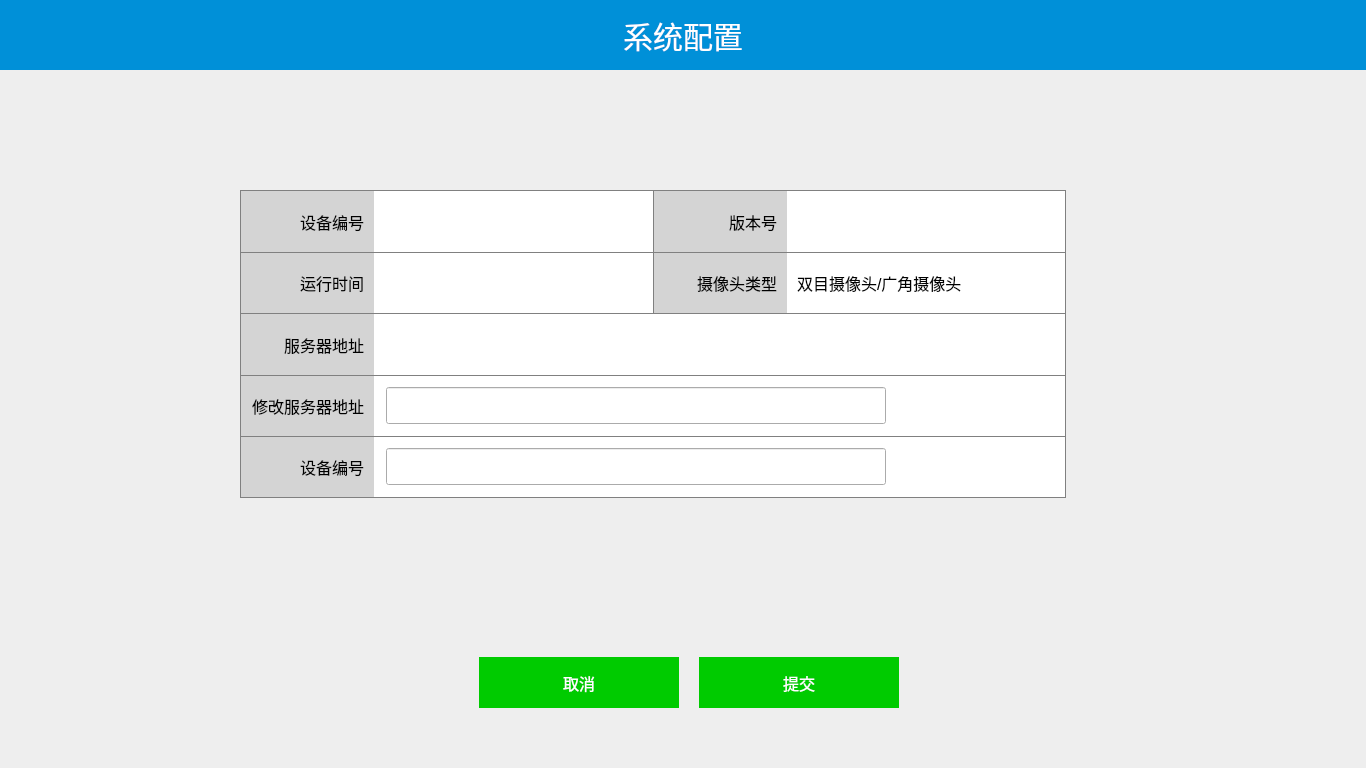
<?xml version="1.0" encoding="UTF-8"?>
<ui version="4.0">
 <class>SystemSettingsDlg</class>
 <widget class="QDialog" name="SystemSettingsDlg">
  <property name="geometry">
   <rect>
    <x>0</x>
    <y>0</y>
    <width>1366</width>
    <height>768</height>
   </rect>
  </property>
  <property name="windowTitle">
   <string>SystemSettingsDlg</string>
  </property>
  <property name="styleSheet">
   <string notr="true">#wgt_title{
    background-color: rgb(0, 144, 216);
}
#wgt_main{
	background-color: #eeeeee;
}</string>
  </property>
  <layout class="QVBoxLayout" name="verticalLayout">
   <property name="spacing">
    <number>0</number>
   </property>
   <property name="leftMargin">
    <number>0</number>
   </property>
   <property name="topMargin">
    <number>0</number>
   </property>
   <property name="rightMargin">
    <number>0</number>
   </property>
   <property name="bottomMargin">
    <number>0</number>
   </property>
   <item>
    <widget class="QWidget" name="wgt_title" native="true">
     <property name="minimumSize">
      <size>
       <width>0</width>
       <height>70</height>
      </size>
     </property>
     <property name="maximumSize">
      <size>
       <width>16777215</width>
       <height>70</height>
      </size>
     </property>
     <property name="styleSheet">
      <string notr="true">#lbl_title{
font-family:&quot;微软雅黑&quot;;
font-size:30px;
color:white;
}</string>
     </property>
     <layout class="QHBoxLayout" name="horizontalLayout">
      <property name="topMargin">
       <number>0</number>
      </property>
      <property name="bottomMargin">
       <number>0</number>
      </property>
      <item>
       <widget class="QLabel" name="lbl_title">
        <property name="text">
         <string>系统配置</string>
        </property>
        <property name="alignment">
         <set>Qt::AlignCenter</set>
        </property>
       </widget>
      </item>
     </layout>
    </widget>
   </item>
   <item>
    <widget class="QWidget" name="wgt_main" native="true">
     <property name="styleSheet">
      <string notr="true">QLabel,QLineEdit,QPushButton{
font-family:&quot;微软雅黑&quot;;
font-size:16px;
}
#wgt1,#wgt2,#wgt3,#wgt4,#wgt5,#wgt6,#wgt7{
border:1px solid gray;
background:#ffffff;
}
#wgt1,#wgt2,#wgt3,#wgt4,#wgt5,#wgt6{
border-bottom:none;
}
#wgt1,#wgt3{
border-right:none;
}
#btn_cancel,#btn_commit{
color:#ffffff;
background:#00cb00;
border:none;
}</string>
     </property>
     <layout class="QGridLayout" name="gridLayout_2">
      <property name="topMargin">
       <number>120</number>
      </property>
      <property name="rightMargin">
       <number>1</number>
      </property>
      <property name="bottomMargin">
       <number>60</number>
      </property>
      <item row="0" column="1" rowspan="2" colspan="2">
       <layout class="QVBoxLayout" name="verticalLayout_3">
        <property name="spacing">
         <number>6</number>
        </property>
        <item>
         <layout class="QHBoxLayout" name="horizontalLayout_10">
          <property name="spacing">
           <number>20</number>
          </property>
          <item>
           <layout class="QGridLayout" name="gridLayout">
            <property name="spacing">
             <number>0</number>
            </property>
            <item row="0" column="0">
             <widget class="QWidget" name="wgt1" native="true">
              <property name="minimumSize">
               <size>
                <width>0</width>
                <height>51</height>
               </size>
              </property>
              <property name="styleSheet">
               <string notr="true">#lbl_dev{
background-color: #d4d4d4;
padding-right:6px;
border:1px solid gray;
border-right:none;
border-bottom:none;
}
#lbl_devNo{
padding-left:6px;
}</string>
              </property>
              <layout class="QHBoxLayout" name="horizontalLayout_2" stretch="1,2">
               <property name="spacing">
                <number>0</number>
               </property>
               <property name="leftMargin">
                <number>0</number>
               </property>
               <property name="topMargin">
                <number>0</number>
               </property>
               <property name="bottomMargin">
                <number>0</number>
               </property>
               <item>
                <widget class="QLabel" name="lbl_dev">
                 <property name="minimumSize">
                  <size>
                   <width>134</width>
                   <height>0</height>
                  </size>
                 </property>
                 <property name="text">
                  <string>设备编号</string>
                 </property>
                 <property name="alignment">
                  <set>Qt::AlignRight|Qt::AlignTrailing|Qt::AlignVCenter</set>
                 </property>
                </widget>
               </item>
               <item>
                <widget class="QLabel" name="lbl_devNo">
                 <property name="minimumSize">
                  <size>
                   <width>268</width>
                   <height>0</height>
                  </size>
                 </property>
                 <property name="text">
                  <string/>
                 </property>
                </widget>
               </item>
              </layout>
             </widget>
            </item>
            <item row="0" column="1">
             <widget class="QWidget" name="wgt2" native="true">
              <property name="minimumSize">
               <size>
                <width>0</width>
                <height>51</height>
               </size>
              </property>
              <property name="styleSheet">
               <string notr="true">#lbl_ver{
background-color: #d4d4d4;
padding-right:6px;
border:1px solid gray;
border-right:none;
border-bottom:none;
}
#lbl_verNo{
padding-left:6px;
}</string>
              </property>
              <layout class="QHBoxLayout" name="horizontalLayout_3" stretch="1,2">
               <property name="spacing">
                <number>0</number>
               </property>
               <property name="leftMargin">
                <number>0</number>
               </property>
               <property name="topMargin">
                <number>0</number>
               </property>
               <property name="bottomMargin">
                <number>0</number>
               </property>
               <item>
                <widget class="QLabel" name="lbl_ver">
                 <property name="minimumSize">
                  <size>
                   <width>134</width>
                   <height>0</height>
                  </size>
                 </property>
                 <property name="text">
                  <string>版本号</string>
                 </property>
                 <property name="alignment">
                  <set>Qt::AlignRight|Qt::AlignTrailing|Qt::AlignVCenter</set>
                 </property>
                </widget>
               </item>
               <item>
                <widget class="QLabel" name="lbl_verNo">
                 <property name="minimumSize">
                  <size>
                   <width>268</width>
                   <height>0</height>
                  </size>
                 </property>
                 <property name="text">
                  <string/>
                 </property>
                </widget>
               </item>
              </layout>
             </widget>
            </item>
            <item row="1" column="0">
             <widget class="QWidget" name="wgt3" native="true">
              <property name="minimumSize">
               <size>
                <width>0</width>
                <height>51</height>
               </size>
              </property>
              <property name="styleSheet">
               <string notr="true">#lbl_time{
background-color: #d4d4d4;
padding-right:6px;
border:1px solid gray;
border-right:none;
border-bottom:none;
}
#lbl_timeNo{
padding-left:6px;
}</string>
              </property>
              <layout class="QHBoxLayout" name="horizontalLayout_4" stretch="1,2">
               <property name="spacing">
                <number>0</number>
               </property>
               <property name="leftMargin">
                <number>0</number>
               </property>
               <property name="topMargin">
                <number>0</number>
               </property>
               <property name="bottomMargin">
                <number>0</number>
               </property>
               <item>
                <widget class="QLabel" name="lbl_time">
                 <property name="text">
                  <string>运行时间</string>
                 </property>
                 <property name="alignment">
                  <set>Qt::AlignRight|Qt::AlignTrailing|Qt::AlignVCenter</set>
                 </property>
                </widget>
               </item>
               <item>
                <widget class="QLabel" name="lbl_timeNo">
                 <property name="text">
                  <string/>
                 </property>
                </widget>
               </item>
              </layout>
             </widget>
            </item>
            <item row="1" column="1">
             <widget class="QWidget" name="wgt4" native="true">
              <property name="minimumSize">
               <size>
                <width>0</width>
                <height>51</height>
               </size>
              </property>
              <property name="styleSheet">
               <string notr="true">#lbl_type{
background-color: #d4d4d4;
padding-right:6px;
border:1px solid gray;
border-right:none;
border-bottom:none;
}
#lbl_typeNo{
padding-left:6px;
}</string>
              </property>
              <layout class="QHBoxLayout" name="horizontalLayout_5" stretch="1,2">
               <property name="spacing">
                <number>0</number>
               </property>
               <property name="leftMargin">
                <number>0</number>
               </property>
               <property name="topMargin">
                <number>0</number>
               </property>
               <property name="bottomMargin">
                <number>0</number>
               </property>
               <item>
                <widget class="QLabel" name="lbl_type">
                 <property name="minimumSize">
                  <size>
                   <width>134</width>
                   <height>0</height>
                  </size>
                 </property>
                 <property name="text">
                  <string>摄像头类型</string>
                 </property>
                 <property name="alignment">
                  <set>Qt::AlignRight|Qt::AlignTrailing|Qt::AlignVCenter</set>
                 </property>
                </widget>
               </item>
               <item>
                <widget class="QLabel" name="lbl_typeNo">
                 <property name="text">
                  <string>双目摄像头/广角摄像头</string>
                 </property>
                </widget>
               </item>
              </layout>
             </widget>
            </item>
            <item row="2" column="0" colspan="2">
             <widget class="QWidget" name="wgt5" native="true">
              <property name="minimumSize">
               <size>
                <width>0</width>
                <height>51</height>
               </size>
              </property>
              <property name="styleSheet">
               <string notr="true">#lbl_ser1{
background-color: #d4d4d4;
padding-right:6px;
border:1px solid gray;
border-right:none;
border-bottom:none;
}
#lineEdit_ser1{
padding-left:6px;
}</string>
              </property>
              <layout class="QHBoxLayout" name="horizontalLayout_6" stretch="1,0,0">
               <property name="spacing">
                <number>12</number>
               </property>
               <property name="leftMargin">
                <number>0</number>
               </property>
               <property name="topMargin">
                <number>0</number>
               </property>
               <property name="rightMargin">
                <number>12</number>
               </property>
               <property name="bottomMargin">
                <number>0</number>
               </property>
               <item>
                <widget class="QLabel" name="lbl_ser1">
                 <property name="minimumSize">
                  <size>
                   <width>134</width>
                   <height>0</height>
                  </size>
                 </property>
                 <property name="maximumSize">
                  <size>
                   <width>134</width>
                   <height>16777215</height>
                  </size>
                 </property>
                 <property name="text">
                  <string>服务器地址</string>
                 </property>
                 <property name="alignment">
                  <set>Qt::AlignRight|Qt::AlignTrailing|Qt::AlignVCenter</set>
                 </property>
                </widget>
               </item>
               <item>
                <widget class="QLabel" name="lbl_ser">
                 <property name="minimumSize">
                  <size>
                   <width>500</width>
                   <height>37</height>
                  </size>
                 </property>
                 <property name="maximumSize">
                  <size>
                   <width>500</width>
                   <height>16777215</height>
                  </size>
                 </property>
                 <property name="text">
                  <string/>
                 </property>
                </widget>
               </item>
               <item>
                <spacer name="horizontalSpacer">
                 <property name="orientation">
                  <enum>Qt::Horizontal</enum>
                 </property>
                 <property name="sizeHint" stdset="0">
                  <size>
                   <width>40</width>
                   <height>20</height>
                  </size>
                 </property>
                </spacer>
               </item>
              </layout>
             </widget>
            </item>
            <item row="3" column="0" colspan="2">
             <widget class="QWidget" name="wgt6" native="true">
              <property name="minimumSize">
               <size>
                <width>0</width>
                <height>51</height>
               </size>
              </property>
              <property name="styleSheet">
               <string notr="true">#lbl_ser2{
background-color: #d4d4d4;
padding-right:6px;
border:1px solid gray;
border-right:none;
border-bottom:none;
}
#lineEdit_ser2{
padding-left:6px;
}</string>
              </property>
              <layout class="QHBoxLayout" name="horizontalLayout_7" stretch="1,5,0">
               <property name="spacing">
                <number>12</number>
               </property>
               <property name="leftMargin">
                <number>0</number>
               </property>
               <property name="topMargin">
                <number>0</number>
               </property>
               <property name="rightMargin">
                <number>12</number>
               </property>
               <property name="bottomMargin">
                <number>0</number>
               </property>
               <item>
                <widget class="QLabel" name="lbl_ser2">
                 <property name="minimumSize">
                  <size>
                   <width>134</width>
                   <height>0</height>
                  </size>
                 </property>
                 <property name="maximumSize">
                  <size>
                   <width>134</width>
                   <height>16777215</height>
                  </size>
                 </property>
                 <property name="text">
                  <string>修改服务器地址</string>
                 </property>
                 <property name="alignment">
                  <set>Qt::AlignRight|Qt::AlignTrailing|Qt::AlignVCenter</set>
                 </property>
                </widget>
               </item>
               <item>
                <widget class="QLineEdit" name="lineEdit_ser">
                 <property name="minimumSize">
                  <size>
                   <width>0</width>
                   <height>37</height>
                  </size>
                 </property>
                 <property name="maximumSize">
                  <size>
                   <width>500</width>
                   <height>16777215</height>
                  </size>
                 </property>
                </widget>
               </item>
               <item>
                <spacer name="horizontalSpacer_2">
                 <property name="orientation">
                  <enum>Qt::Horizontal</enum>
                 </property>
                 <property name="sizeHint" stdset="0">
                  <size>
                   <width>40</width>
                   <height>20</height>
                  </size>
                 </property>
                </spacer>
               </item>
              </layout>
             </widget>
            </item>
            <item row="4" column="0" colspan="2">
             <widget class="QWidget" name="wgt7" native="true">
              <property name="minimumSize">
               <size>
                <width>0</width>
                <height>51</height>
               </size>
              </property>
              <property name="styleSheet">
               <string notr="true">#lbl_devIn{
background-color: #d4d4d4;
padding-right:6px;
border:1px solid gray;
border-right:none;
}
#lineEdit_devIn{
padding-left:6px;
}</string>
              </property>
              <layout class="QHBoxLayout" name="horizontalLayout_8" stretch="1,5,0">
               <property name="spacing">
                <number>12</number>
               </property>
               <property name="leftMargin">
                <number>0</number>
               </property>
               <property name="topMargin">
                <number>0</number>
               </property>
               <property name="rightMargin">
                <number>12</number>
               </property>
               <property name="bottomMargin">
                <number>0</number>
               </property>
               <item>
                <widget class="QLabel" name="lbl_devIn">
                 <property name="minimumSize">
                  <size>
                   <width>134</width>
                   <height>0</height>
                  </size>
                 </property>
                 <property name="maximumSize">
                  <size>
                   <width>134</width>
                   <height>16777215</height>
                  </size>
                 </property>
                 <property name="text">
                  <string>设备编号</string>
                 </property>
                 <property name="alignment">
                  <set>Qt::AlignRight|Qt::AlignTrailing|Qt::AlignVCenter</set>
                 </property>
                </widget>
               </item>
               <item>
                <widget class="QLineEdit" name="lineEdit_devIn">
                 <property name="minimumSize">
                  <size>
                   <width>0</width>
                   <height>37</height>
                  </size>
                 </property>
                 <property name="maximumSize">
                  <size>
                   <width>500</width>
                   <height>16777215</height>
                  </size>
                 </property>
                </widget>
               </item>
               <item>
                <spacer name="horizontalSpacer_3">
                 <property name="orientation">
                  <enum>Qt::Horizontal</enum>
                 </property>
                 <property name="sizeHint" stdset="0">
                  <size>
                   <width>40</width>
                   <height>20</height>
                  </size>
                 </property>
                </spacer>
               </item>
              </layout>
             </widget>
            </item>
           </layout>
          </item>
          <item>
           <layout class="QVBoxLayout" name="verticalLayout_2">
            <property name="spacing">
             <number>12</number>
            </property>
            <item>
             <spacer name="verticalSpacer">
              <property name="orientation">
               <enum>Qt::Vertical</enum>
              </property>
              <property name="sizeHint" stdset="0">
               <size>
                <width>20</width>
                <height>40</height>
               </size>
              </property>
             </spacer>
            </item>
            <item>
             <widget class="QPushButton" name="btn_exit">
              <property name="minimumSize">
               <size>
                <width>48</width>
                <height>48</height>
               </size>
              </property>
              <property name="styleSheet">
               <string notr="true"/>
              </property>
              <property name="text">
               <string/>
              </property>
              <property name="flat">
               <bool>true</bool>
              </property>
             </widget>
            </item>
            <item>
             <widget class="QPushButton" name="btn_min">
              <property name="minimumSize">
               <size>
                <width>48</width>
                <height>48</height>
               </size>
              </property>
              <property name="styleSheet">
               <string notr="true"/>
              </property>
              <property name="text">
               <string/>
              </property>
              <property name="flat">
               <bool>true</bool>
              </property>
             </widget>
            </item>
            <item>
             <widget class="QPushButton" name="btn_reboot">
              <property name="minimumSize">
               <size>
                <width>48</width>
                <height>48</height>
               </size>
              </property>
              <property name="styleSheet">
               <string notr="true"/>
              </property>
              <property name="text">
               <string/>
              </property>
              <property name="flat">
               <bool>true</bool>
              </property>
             </widget>
            </item>
            <item>
             <widget class="QPushButton" name="btn_shutdown">
              <property name="minimumSize">
               <size>
                <width>48</width>
                <height>48</height>
               </size>
              </property>
              <property name="styleSheet">
               <string notr="true"/>
              </property>
              <property name="text">
               <string/>
              </property>
              <property name="flat">
               <bool>true</bool>
              </property>
             </widget>
            </item>
            <item>
             <spacer name="verticalSpacer_3">
              <property name="orientation">
               <enum>Qt::Vertical</enum>
              </property>
              <property name="sizeHint" stdset="0">
               <size>
                <width>20</width>
                <height>40</height>
               </size>
              </property>
             </spacer>
            </item>
           </layout>
          </item>
         </layout>
        </item>
        <item>
         <spacer name="verticalSpacer_2">
          <property name="orientation">
           <enum>Qt::Vertical</enum>
          </property>
          <property name="sizeHint" stdset="0">
           <size>
            <width>20</width>
            <height>40</height>
           </size>
          </property>
         </spacer>
        </item>
        <item>
         <layout class="QHBoxLayout" name="horizontalLayout_9">
          <property name="spacing">
           <number>20</number>
          </property>
          <item>
           <spacer name="horizontalSpacer_4">
            <property name="orientation">
             <enum>Qt::Horizontal</enum>
            </property>
            <property name="sizeHint" stdset="0">
             <size>
              <width>40</width>
              <height>20</height>
             </size>
            </property>
           </spacer>
          </item>
          <item>
           <widget class="QPushButton" name="btn_cancel">
            <property name="minimumSize">
             <size>
              <width>200</width>
              <height>51</height>
             </size>
            </property>
            <property name="text">
             <string>取消</string>
            </property>
           </widget>
          </item>
          <item>
           <widget class="QPushButton" name="btn_commit">
            <property name="minimumSize">
             <size>
              <width>200</width>
              <height>51</height>
             </size>
            </property>
            <property name="text">
             <string>提交</string>
            </property>
           </widget>
          </item>
          <item>
           <spacer name="horizontalSpacer_5">
            <property name="orientation">
             <enum>Qt::Horizontal</enum>
            </property>
            <property name="sizeHint" stdset="0">
             <size>
              <width>40</width>
              <height>20</height>
             </size>
            </property>
           </spacer>
          </item>
         </layout>
        </item>
       </layout>
      </item>
      <item row="1" column="3">
       <spacer name="horizontalSpacer_7">
        <property name="orientation">
         <enum>Qt::Horizontal</enum>
        </property>
        <property name="sizeHint" stdset="0">
         <size>
          <width>217</width>
          <height>20</height>
         </size>
        </property>
       </spacer>
      </item>
      <item row="0" column="0">
       <spacer name="horizontalSpacer_6">
        <property name="orientation">
         <enum>Qt::Horizontal</enum>
        </property>
        <property name="sizeHint" stdset="0">
         <size>
          <width>217</width>
          <height>20</height>
         </size>
        </property>
       </spacer>
      </item>
     </layout>
    </widget>
   </item>
  </layout>
 </widget>
 <layoutdefault spacing="6" margin="11"/>
 <resources>
  <include location="AIOViewer.qrc"/>
 </resources>
 <connections/>
</ui>
